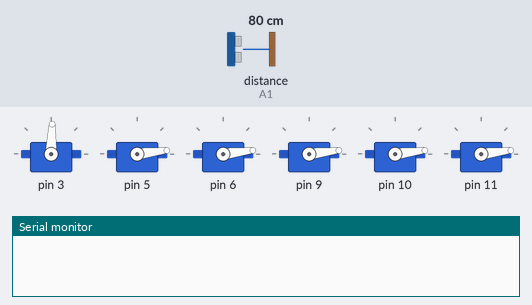
Bench run of a sketch on a simulated Arduino Uno, built with avr-gcc and run on an emulated ATmega328P. Shown: 6 × servo, the last lines printed to the serial monitor. Wiring (inferred from the names in the program): ultrasonic range finder: trigger A0; echo A1. Inputs (shaded band) come from the test bench; at power-on: distance to the obstacle (sensor on A1) 80 cm. The echo pulse lasts 58.3 µs per cm.

Above: at 0.05 s.
At 1.05 s:
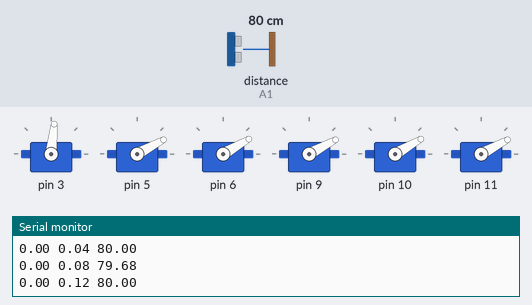
At 2.05 s:
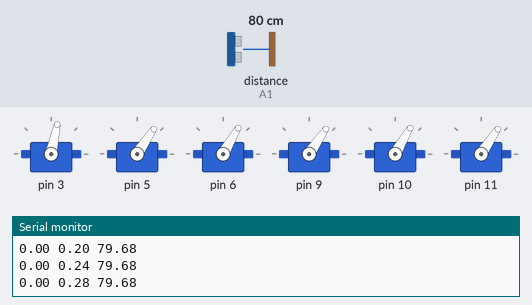
At 5.6 s:
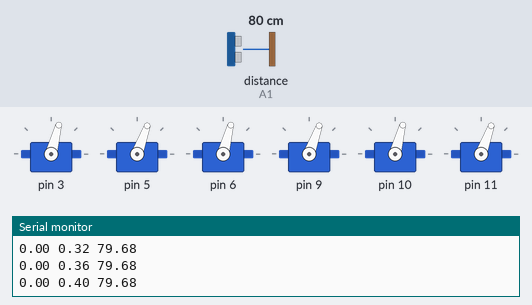
At 7.65 s:
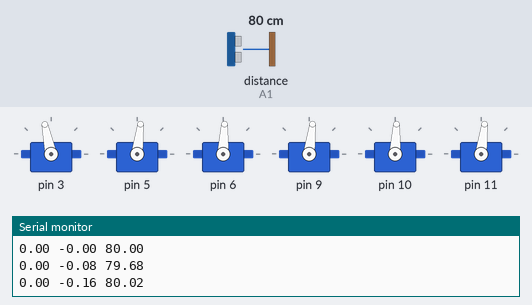
At 11.15 s:
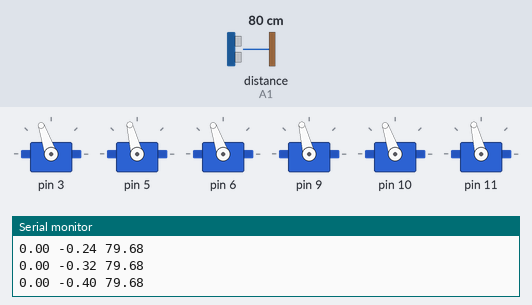
Timing chart, 0 to 14.5 s (numbered marks = the images above):
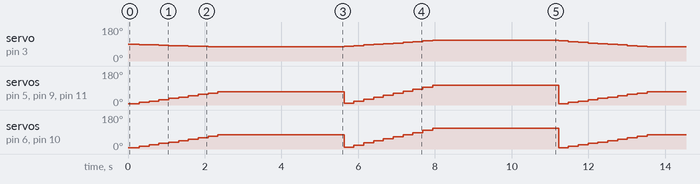

The sketch:

StewartPlatform.ino
```cpp
#include "Config.h"
#include "Point.h"
#include "PlatformHandler.h"
#include "StewartPlatformModel.h"

const int trigPin = A0;
const int echoPin = A1;

PlatformHandler platform;
point_t translation;
point_t rotation;

void setup() {
  Serial.begin(115200);
  // setup ultrasonic pins
  pinMode(trigPin, OUTPUT);
  pinMode(echoPin, INPUT);
  platform.calibrateMotors();

}

void loop() {
  // put your main code here, to run repeatedly:

//  translation.x = 0;
//  translation.y = 0;
//  translation.z = 0;
//  rotation.x = 0;
//  rotation.y = 0;
//  rotation.z = 0;
//  platform.goToPosition(translation, rotation);
//  delay(3000);

  translation.x = 0;
  translation.y = 0;
  translation.z = 0;
  rotation.x = 0;
  rotation.y = 0;
  rotation.z = 0.4;
  platform.goToPosition(translation, rotation);
  delay(3000);

  translation.x = 0;
  translation.y = 0;
  translation.z = 0;
  rotation.x = 0;
  rotation.y = 0;
  rotation.z = -0.4;
  platform.goToPosition(translation, rotation);
  delay(3000);

//   translation.x = 0;
//  translation.y = 0;
//  translation.z = 0;
//  rotation.x = 0;
//  rotation.y = -0.2;
//  rotation.z = -0.2;
//  platform.goToPosition(translation, rotation);
//  delay(3000);
//
//     translation.x = 0;
//  translation.y = 0;
//  translation.z = 0;
//  rotation.x = 0;
//  rotation.y = -0.2;
//  rotation.z = 0.2;
//  platform.goToPosition(translation, rotation);
//  delay(3000);

}
```

PlatformHandler.cpp
```cpp
#include "PlatformHandler.h"


PlatformHandler::PlatformHandler(){
}

PlatformHandler::~PlatformHandler(){

}

void PlatformHandler::calibrateMotors() {
  _servo[0].attach(3, 460, 2425);  // (pin #, how far the "0" degree position reaches; the lower, the further it goes, how far the "180" degree position goes; the greater, the further it goes)
  _servo[1].attach(5, 490, 2430);
  _servo[2].attach(6, 425, 2330);
  _servo[3].attach(9, 760, 2285);
  _servo[4].attach(10, 410, 2350);
  _servo[5].attach(11, 740, 2370);

  // set to 0 position
  _servo[0].write(90);
  _servo[1].write(90);
  _servo[2].write(90);
  _servo[3].write(90);
  _servo[4].write(90);
  _servo[5].write(90);

  _prevServoPosition[0] = 90;
  _prevServoPosition[1] = 90;
  _prevServoPosition[2] = 90;
  _prevServoPosition[3] = 90;
  _prevServoPosition[4] = 90;
  _prevServoPosition[5] = 90;

  _prevXYZ[0] = 0;
  _prevXYZ[1] = 0;
  _prevXYZ[2] = 0;
  _prevXYZ[3] = 0;
  _prevXYZ[4] = 0;
  _prevXYZ[5] = 0;

}

void PlatformHandler::goToPosition(point_t translation, point_t rotation){
  float servosPos[6] = {0};
  _model.getServoPosition(translation, rotation, servosPos);

  calculateIncrements(translation, rotation, servosPos);
  moveMotors(servosPos);

  // now that you've reached the final destination, update the prevServoPosition array
  _prevServoPosition[0] = servosPos[0];
  _prevServoPosition[1] = servosPos[1];
  _prevServoPosition[2] = servosPos[2];
  _prevServoPosition[3] = servosPos[3];
  _prevServoPosition[4] = servosPos[4];
  _prevServoPosition[5] = servosPos[5];

}

void PlatformHandler::calculateIncrements(point_t translation, point_t rotation, float servosPos[6]){

  // calculate for servo increments
  _incrementAngleValues[0] = (servosPos[0] - _prevServoPosition[0])/ _numIncrements; // divide by number of increments
  _incrementAngleValues[1] = (servosPos[1] - _prevServoPosition[1])/ _numIncrements;
  _incrementAngleValues[2] = (servosPos[2] - _prevServoPosition[2])/ _numIncrements;
  _incrementAngleValues[3] = (servosPos[3] - _prevServoPosition[3])/ _numIncrements;
  _incrementAngleValues[4] = (servosPos[4] - _prevServoPosition[4])/ _numIncrements;
  _incrementAngleValues[5] = (servosPos[5] - _prevServoPosition[5])/ _numIncrements;

  // calculate for translation/rotation increments
  _incrementalXYZ[0] = (translation.x - _prevXYZ[0] )/_numIncrements;
  _incrementalXYZ[1] = (translation.y - _prevXYZ[1] )/_numIncrements;
  _incrementalXYZ[2] = (translation.z - _prevXYZ[2] )/_numIncrements;
  _incrementalXYZ[3] = (rotation.x - _prevXYZ[3] )/_numIncrements;
  _incrementalXYZ[4] = (rotation.y - _prevXYZ[4] )/_numIncrements;
  _incrementalXYZ[5] = (rotation.z - _prevXYZ[5] )/_numIncrements;

}

// move the motors incrementally to its location while sending serial data about its location every increment
void PlatformHandler::moveMotors(float servosPos[6]){
  for(int i = _numIncrements - 1; i >= 0; i--){
      _servo[0].write(servosPos[0] - _incrementAngleValues[0]*i);
      _servo[1].write(servosPos[1] - _incrementAngleValues[1]*i);
      _servo[2].write(servosPos[2] - _incrementAngleValues[2]*i);
      _servo[3].write(servosPos[3] - _incrementAngleValues[3]*i);
      _servo[4].write(servosPos[4] - _incrementAngleValues[4]*i);
      _servo[5].write(servosPos[5] - _incrementAngleValues[5]*i);

      // calculate approximate current translation and rotation values in terms of XYZ
      _prevXYZ[0] = _prevXYZ[0] + _incrementalXYZ[0];
      _prevXYZ[1] = _prevXYZ[1] + _incrementalXYZ[1];
      _prevXYZ[2] = _prevXYZ[2] + _incrementalXYZ[2];
      _prevXYZ[3] = _prevXYZ[3] + _incrementalXYZ[3];
      _prevXYZ[4] = _prevXYZ[4] + _incrementalXYZ[4];
      _prevXYZ[5] = _prevXYZ[5] + _incrementalXYZ[5];

      delay(250);

      float distance = ultrasonicGetDistance();

      String serialOut = (String)_prevXYZ[4] + " " + (String)_prevXYZ[5] + " " + (String)distance;
      Serial.println(serialOut);
//      Serial.print("The z rotation is: ");
//      Serial.println(_prevXYZ[5]);
//      Serial.print("The x rotation is: ");
//      Serial.println(_prevXYZ[3]);
      // delay(50);
      // send data over serial here to python script
  }
}
```

PlatformHandler.h
```cpp
#ifndef _PLATFORM_HANDLER_H
#define _PLATFORM_HANDLER_H

#include <Servo.h>

#include "Point.h"
#include "StewartPlatformModel.h"
#include "Ultrasonic.h"

class PlatformHandler{

public:
  PlatformHandler();
  ~PlatformHandler();

  void calibrateMotors();
  void goToPosition(point_t translation, point_t rotation);

 private:
  void moveMotors(float servoPos[6]);
  void calculateIncrements(point_t translation, point_t rotation, float servoPos[6]);

private:
  Servo _servo[6];
  StewartPlatform _model;
  float _prevServoPosition[6];
  float _prevXYZ[6]; // keep track of the current location in terms of translation/rotation
  float _numIncrements = 10; // number of increments to reach final location
  float _incrementAngleValues[6] = {0,0,0,0,0,0}; // the angle to move each individual servo per increment
  float _incrementalXYZ[6] = {0,0,0,0,0,0}; // first three are for translation, next three are for rotation
};

#endif // _PLATFORM_HANDLER_H
```

Point.h
```cpp
#ifndef _POINT_H
#define _POINT_H

typedef struct {
  float x;
  float y;
  float z;
} point_t;

#endif // _POINT_H
```

StewartPlatformModel.cpp
```cpp
#include "StewartPlatformModel.h"


StewartPlatform::StewartPlatform(): baseJoint{ { } }
									, platformJoint{ { } }
									, legLength{ { } }
									, translation{ }
									, rotation{ }
									, alpha{ }
									, beta{ BETA_ANGLES }
{
	getPlatformJoints();
}


StewartPlatform::~StewartPlatform()
{
}

void StewartPlatform::getPlatformJoints(){
	baseJoint[0].x = -PLATFORM_BASE_RADIUS * cos(degToRad(30) - THETA_ANGLE);
	baseJoint[1].x = -PLATFORM_BASE_RADIUS * cos(degToRad(30) - THETA_ANGLE);
	baseJoint[2].x =  PLATFORM_BASE_RADIUS * sin(THETA_ANGLE);
	baseJoint[3].x =  PLATFORM_BASE_RADIUS * cos(degToRad(30) + THETA_ANGLE);
	baseJoint[4].x =  PLATFORM_BASE_RADIUS * cos(degToRad(30) + THETA_ANGLE);
	baseJoint[5].x =  PLATFORM_BASE_RADIUS * sin(THETA_ANGLE);

	baseJoint[0].y = -PLATFORM_BASE_RADIUS * sin(degToRad(30) - THETA_ANGLE);
	baseJoint[1].y =  PLATFORM_BASE_RADIUS * sin(degToRad(30) - THETA_ANGLE);
	baseJoint[2].y =  PLATFORM_BASE_RADIUS * cos(THETA_ANGLE);
	baseJoint[3].y =  PLATFORM_BASE_RADIUS * sin(degToRad(30) + THETA_ANGLE);
	baseJoint[4].y = -PLATFORM_BASE_RADIUS * sin(degToRad(30) + THETA_ANGLE);
	baseJoint[5].y = -PLATFORM_BASE_RADIUS * cos(THETA_ANGLE);

	platformJoint[0].x = -PLATFORM_TOP_RADIUS * sin(degToRad(30) + THETA_R_ANGLE / 2);
	platformJoint[1].x = -PLATFORM_TOP_RADIUS * sin(degToRad(30) + THETA_R_ANGLE / 2);
	platformJoint[2].x = -PLATFORM_TOP_RADIUS * sin(degToRad(30) - THETA_R_ANGLE / 2);
	platformJoint[3].x =  PLATFORM_TOP_RADIUS * cos(THETA_R_ANGLE / 2);
	platformJoint[4].x =  PLATFORM_TOP_RADIUS * cos(THETA_R_ANGLE / 2);
	platformJoint[5].x = -PLATFORM_TOP_RADIUS * sin(degToRad(30) - THETA_R_ANGLE / 2);

	platformJoint[0].y = -PLATFORM_TOP_RADIUS * cos(degToRad(30) + THETA_R_ANGLE / 2);
	platformJoint[1].y =  PLATFORM_TOP_RADIUS * cos(degToRad(30) + THETA_R_ANGLE / 2);
	platformJoint[2].y =  PLATFORM_TOP_RADIUS * cos(degToRad(30) - THETA_R_ANGLE / 2);
	platformJoint[3].y =  PLATFORM_TOP_RADIUS * sin(THETA_R_ANGLE / 2);
	platformJoint[4].y = -PLATFORM_TOP_RADIUS * sin(THETA_R_ANGLE / 2);
	platformJoint[5].y = -PLATFORM_TOP_RADIUS * cos(degToRad(30) - THETA_R_ANGLE / 2);
}

void StewartPlatform::setTranslation(const point_t pos) {
	translation.x = pos.x;
	translation.y = pos.y;
	translation.z = pos.z + PLATFORM_HEIGHT_DEFAULT;
}

void StewartPlatform::setRotation(const point_t rot) {
	rotation.x = rot.x;
	rotation.y = rot.y;
	rotation.z = rot.z;
}

void StewartPlatform::getRotationMatrix(float rotationMatrix[3][3]){

	float roll = rotation.x;
	float pitch = rotation.y;
	float yaw = rotation.z;

	rotationMatrix[0][0] =  cos(yaw) * cos(pitch);
	rotationMatrix[1][0] = -sin(yaw) * cos(roll) + cos(yaw) * sin(pitch) * sin(roll);
	rotationMatrix[2][0] =  sin(yaw) * sin(roll) + cos(yaw) * cos(roll)  * sin(pitch);

	rotationMatrix[0][1] = sin(yaw)  * cos(pitch);
	rotationMatrix[1][1] = cos(yaw)  * cos(roll) + sin(yaw) * sin(pitch) * sin(roll);
	rotationMatrix[2][1] = cos(pitch)* sin(roll);

	rotationMatrix[0][2] = -sin(pitch);
	rotationMatrix[1][2] = -cos(yaw)   * sin(roll) + sin(yaw) * sin(pitch) * cos(roll);
	rotationMatrix[2][2] =  cos(pitch) * cos(roll);
}

void StewartPlatform::calcLegLength() {
	float rotMatrix[3][3] = {};

	getRotationMatrix(rotMatrix);

	for (int i = 0; i < 6; i++) {
		legLength[i].x = (rotMatrix[0][0] * platformJoint[i].x) + (rotMatrix[0][1] * platformJoint[i].y) + (rotMatrix[0][2] * platformJoint[i].z);
		legLength[i].y = (rotMatrix[1][0] * platformJoint[i].x) + (rotMatrix[1][1] * platformJoint[i].y) + (rotMatrix[1][2] * platformJoint[i].z);
		legLength[i].z = (rotMatrix[2][0] * platformJoint[i].x) + (rotMatrix[2][1] * platformJoint[i].y) + (rotMatrix[2][2] * platformJoint[i].z);

		legLength[i].x += translation.x;
		legLength[i].y += translation.y;
		legLength[i].z += translation.z;
	}
}

void StewartPlatform::calcAlpha() {
	point_t basePoint, Li;
	double min, max, dist;

	for (int i = 0; i < 6; i++){
		min = SERVO_MIN;
		max = SERVO_MAX;
		for (int j = 0; j < 20; j++){
			basePoint.x = LENGTH_SERVO_ARM * cos(alpha[i]) * cos(beta[i]) + baseJoint[i].x;
			basePoint.y = LENGTH_SERVO_ARM * cos(alpha[i]) * sin(beta[i]) + baseJoint[i].y;
			basePoint.z = LENGTH_SERVO_ARM * sin(alpha[i]);

			Li.x = legLength[i].x - basePoint.x;
			Li.y = legLength[i].y - basePoint.y;
			Li.z = legLength[i].z - basePoint.z;

			dist = sqrt(Li.x * Li.x + Li.y * Li.y + Li.z * Li.z);

			if (abs(LENGTH_SERVO_LEG - dist) < 0.01) {
				break;
			}

			if (dist < LENGTH_SERVO_LEG) {
				max = alpha[i];
			}
			else {
				min = alpha[i];
			}
			if (max == SERVO_MIN || min == SERVO_MAX) {
				break;
			}

			alpha[i] = min + (max - min) / 2;
		}
	}
}

void StewartPlatform::getServoPosition(const point_t transl, const point_t rotat, float servoPos[6]) {
	setTranslation(transl);
	setRotation(rotat);
	calcLegLength();
	calcAlpha();
	calcServoPos(servoPos);
}


void StewartPlatform::calcServoPos(float servoPos[6]) {
	for (int i = 0; i < 6; i++) {
		if (i == INVERSE_SERVO_1 || i == INVERSE_SERVO_2 || i == INVERSE_SERVO_3) {
			servoPos[i] = 90 - (alpha[i]) *  SERVO_MULT ;
		}
		else {
			servoPos[i] = 90 + (alpha[i]) *  SERVO_MULT;
		}
	}
}
```

StewartPlatformModel.h
```cpp
#ifndef _STEWARTPLATFORM_H
#define _STEWARTPLATFORM_H

#ifndef degToRad
#define degToRad(degree) (degree * PI / 180.0)
#endif

#ifndef radToDeg
#define radToDeg(radians)  ((radians * 180.0) / PI)
#endif

#include <Arduino.h>
#include "Config.h"
#include "Point.h"


class StewartPlatform
{
public:
	StewartPlatform();
	virtual ~StewartPlatform();
	void getServoPosition(const point_t, const point_t, float[6]);
protected:

private:
	const double beta[6];
	float alpha[6];
	point_t baseJoint[6], platformJoint[6], legLength[6];
	point_t translation, rotation;

	void setTranslation(const point_t);
	void setRotation(const point_t);
	void getRotationMatrix(float[3][3]);
	void getPlatformJoints();

	void calcLegLength();
	void calcAlpha();
	void calcServoPos(float[6]);

};

#endif // SPLATFORM_H
```

Ultrasonic.cpp
```cpp
#include "Ultrasonic.h"
#include "Arduino.h"

const int trigPin = A0;
const int echoPin = A1;

float ultrasonicGetDistance(){
  float distance, duration;
  digitalWrite(trigPin, LOW);
  delayMicroseconds(2);
  digitalWrite(trigPin, HIGH);
  delayMicroseconds(10);
  digitalWrite(trigPin, LOW);

  duration = pulseIn(echoPin, HIGH);
  distance = (duration*.0343)/2;
  return distance;
}
```

Ultrasonic.h
```cpp
float ultrasonicGetDistance();
```

Config.h
```cpp
#ifndef _CONFIG_H
#define _CONFIG_H

/* Position of servos mounted in inverse direction */
#define INVERSE_SERVO_1 1
#define INVERSE_SERVO_2 3
#define INVERSE_SERVO_3 5

/* Multiplier used to convert radian to pulses in us */
#define SERVO_MULT (180.0 / PI)

/* The max e min range of Servos in radians */
#define SERVO_MIN degToRad(-90)
#define SERVO_MAX degToRad(90)

/* Here you should put Your Platform Values in millimeters */
/* Here you put the length of your servos arm . */
#define LENGTH_SERVO_ARM 33
/* Here you put the length of your rods length. */
#define LENGTH_SERVO_LEG 178 //STILL NEED TO MEASURE
/* Here you put the default Heigh of your platform.
 * This value should be close to yours rods length.
*/
#define PLATFORM_HEIGHT_DEFAULT 167
/* Here you put the radius of the top of your platform. */
#define PLATFORM_TOP_RADIUS 71.76
/* Here you put the radius of the base of your platform. */
#define PLATFORM_BASE_RADIUS 95.83
/* Here you put the angle between two servos axis points */
#define THETA_P_ANGLE degToRad(49)
/* Here you put the angle between two platform attachment points */
#define THETA_R_ANGLE degToRad(26)
/* Here you dont need to change*/
#define THETA_ANGLE ((PI/3.0 - THETA_P_ANGLE) / 2.0)
/* Here you put the rotation of servo arms in respect to axis X */
#define BETA_ANGLES PI / 2, -PI / 2, -PI / 6, 5 * PI / 6, -5 * PI / 6, PI / 6

#endif // _CONFIG_H
```

Measured:
- by itself, servo on pin 6, servo on pin 10: repeats every 11.2 s: 22° 0.26 s, 30° 0.26 s, 37° 0.26 s, 45° 0.26 s, 52° 0.26 s, 60° 0.26 s, 67° 0.26 s, 75° 3.3 s, 10° 0.26 s, 21° 0.26 s, 32° 0.26 s, 43° 0.26 s, 54° 0.26 s, 65° 0.26 s, 76° 0.26 s, 87° 0.26 s, 98° 0.26 s, 109° 3.3 s, 7° 0.26 s, 15° 0.26 s
- by itself, servo on pin 5, servo on pin 9, servo on pin 11: repeats every 11.2 s: 21° 0.26 s, 28° 0.26 s, 35° 0.26 s, 42° 0.26 s, 49° 0.26 s, 56° 0.26 s, 63° 0.26 s, 70° 3.3 s, 10° 0.26 s, 20° 0.26 s, 31° 0.26 s, 41° 0.26 s, 52° 0.26 s, 62° 0.26 s, 73° 0.26 s, 83° 0.26 s, 94° 0.26 s, 104° 3.3 s, 7° 0.26 s, 14° 0.26 s
